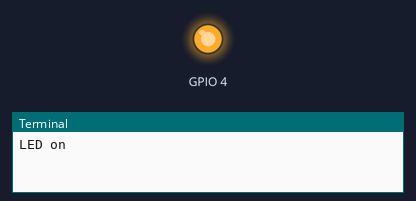
The program below on a simulated Raspberry Pi (BCM pin numbers). On the bench: output pins drawn as LEDs (lit = HIGH), the last lines printed to the terminal. At 1.0 s the program stops and its outputs stay as they are.

Above: at 0.1 s.
At 1.1 s:
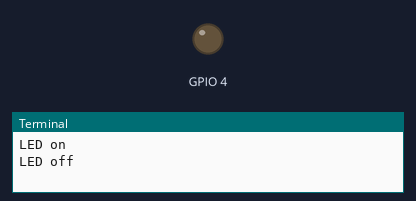
Timing chart, 0 to 2.5 s (numbered marks = the images above):
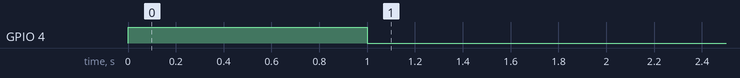

Measured:
- by itself, GPIO 4: LOW → HIGH at 0.00 s, → LOW 1.0 s later

The program:

led.py
```python
import RPi.GPIO as GPIO
import time

GPIO.setmode(GPIO.BCM)
GPIO.setwarnings(False)
GPIO.setup(4,GPIO.OUT)
print("LED on")
GPIO.output(4,GPIO.HIGH)
time.sleep(1)
print("LED off")
GPIO.output(4,GPIO.LOW)
```
